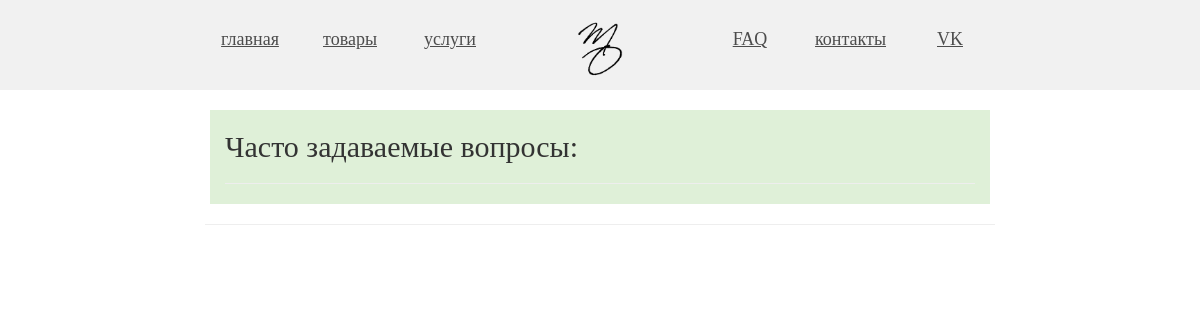
Page /faq/ on the earlier database version.
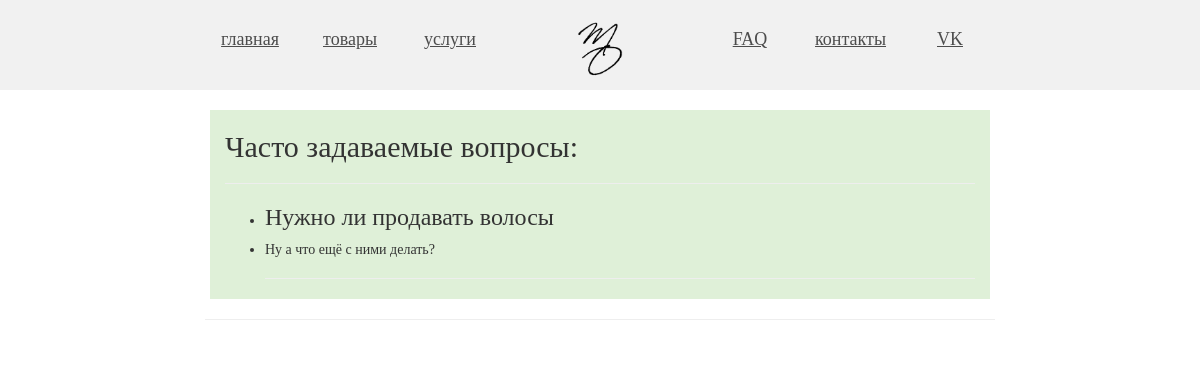
Same page on the later database version.
### webapp/models.py (models this page shows, shortened)
class FAQPost(models.Model):
    title = models.CharField(max_length=150)
    question = models.CharField(max_length=150)
    answer = models.TextField()
    date = models.DateField()

### webapp/templates/webapp/faq.html
{% extends "webapp/header.html" %}
{% block content %}
<div class="col-md-8 col-md-offset-2 bg-success" align="left">
		<h2>Часто задаваемые вопросы:</h2>
		<hr>
		<ul class='list-marked'>
			{% for post in object_list %}
				<li><h3>{{post.question}}</h3></li>
				<li><h5>{{post.answer}}</h5></li>
				<hr>
			{% endfor %}
		</ul>
</div>
{% endblock %}

Differences in the rows shown:
added FAQPost: question "Нужно ли продавать волосы", answer "Ну а что ещё с ними делать?"
